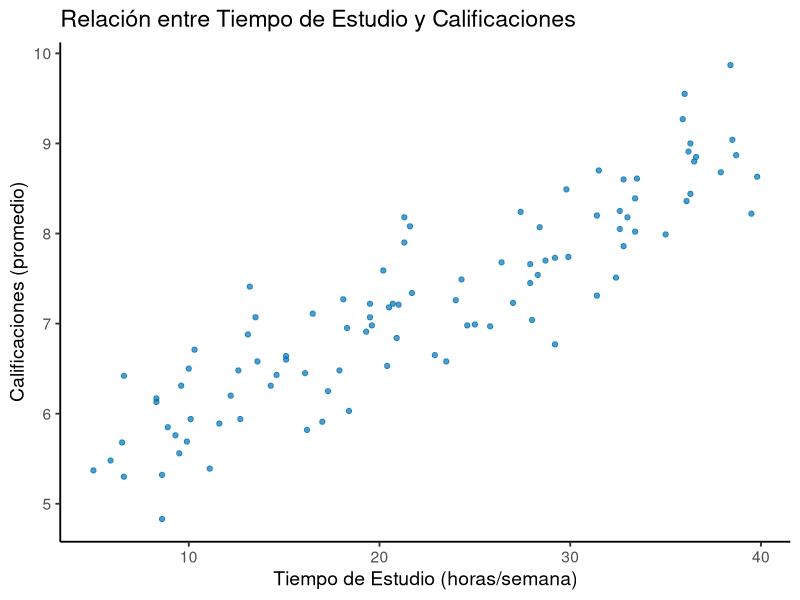
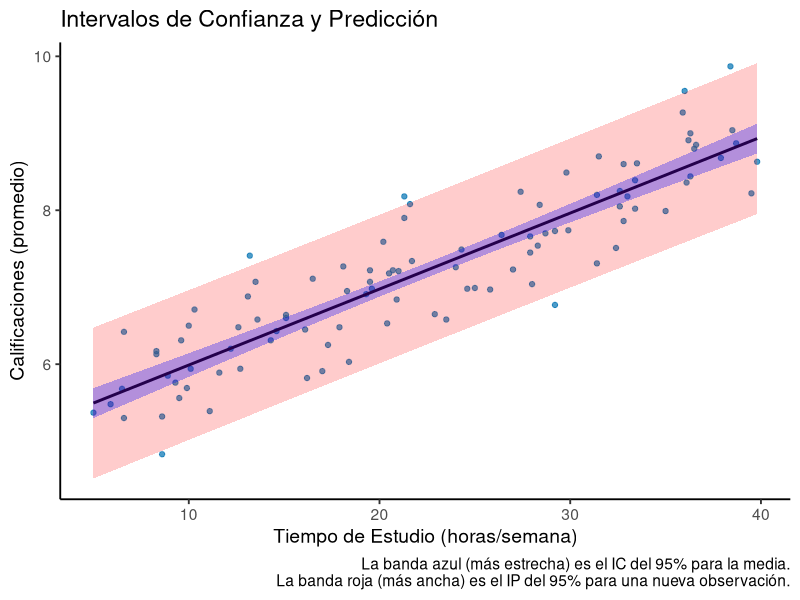
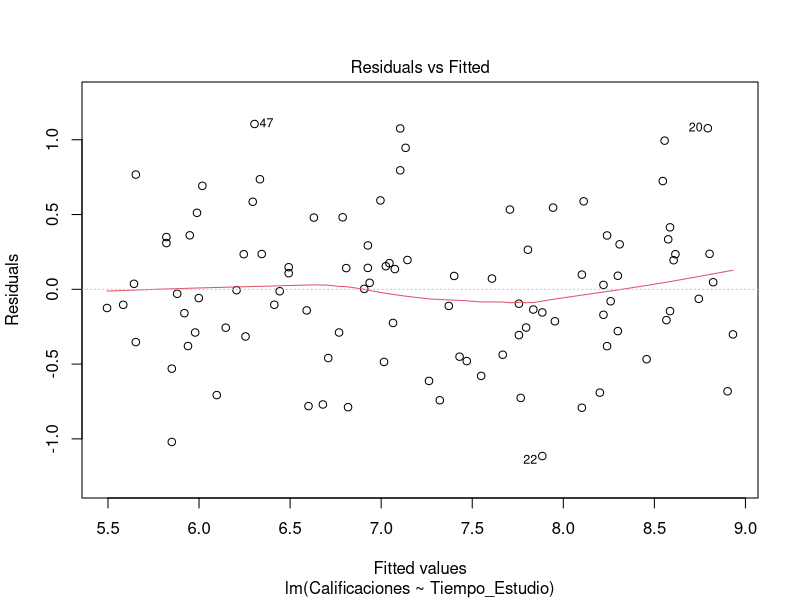
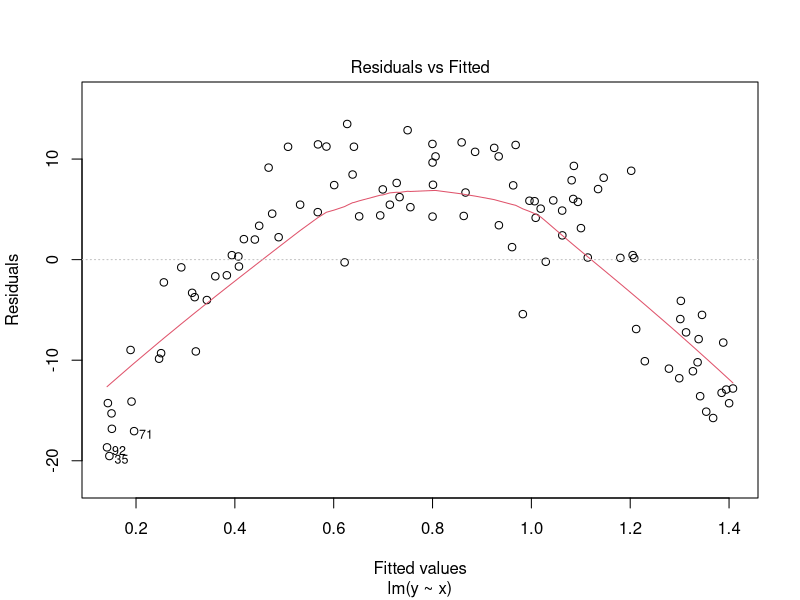
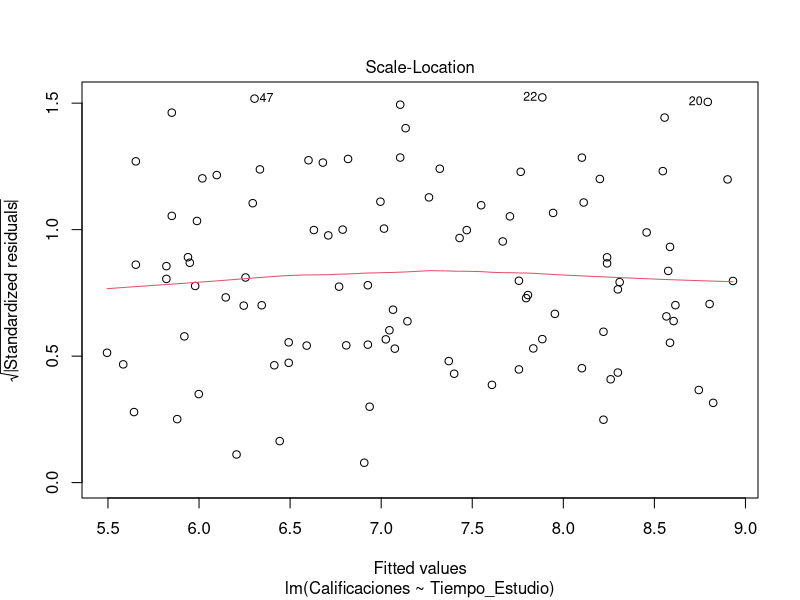
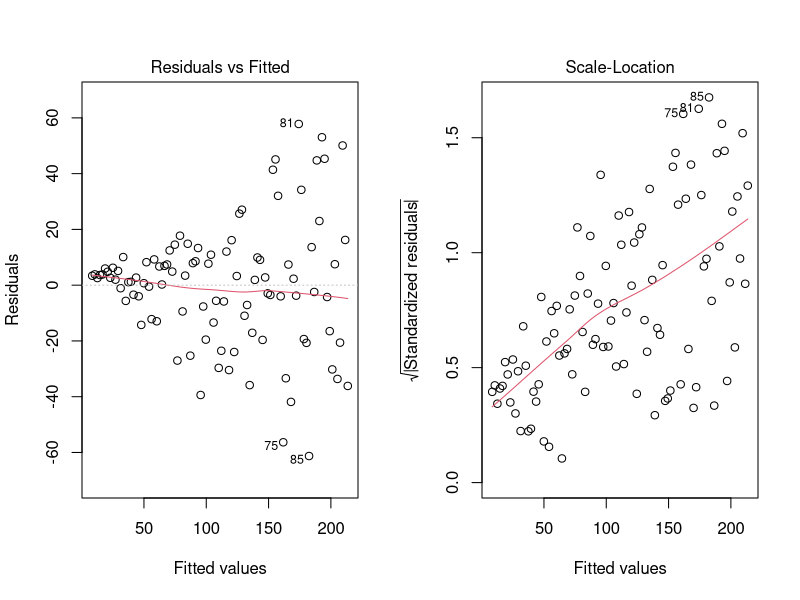
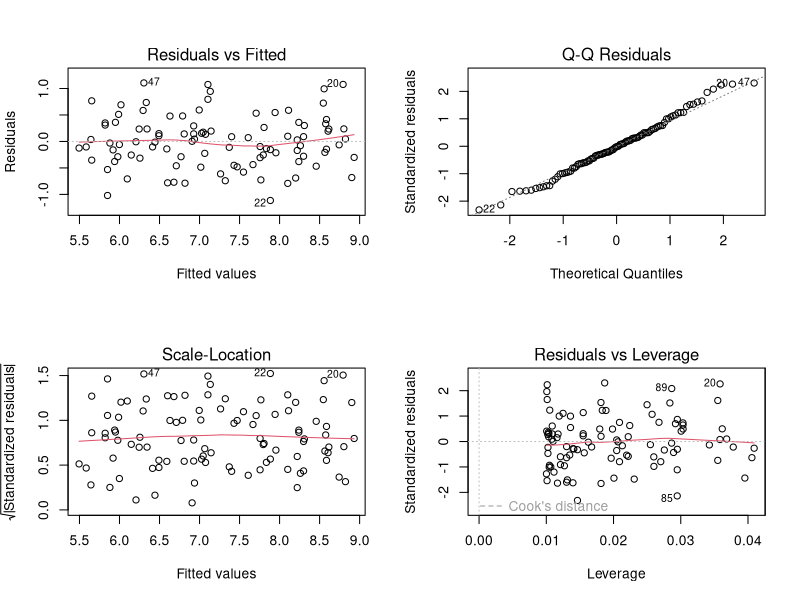

Reproduce these figures in R, in order.
## ---- chunk 1
#| label: fig-exploracion-inicial-full
#| fig-cap: "Relación entre tiempo de estudio y calificaciones."
#| echo: true

library(ggplot2)
set.seed(123) # Para reproducibilidad

# Simulación de datos
datos <- data.frame(
  Tiempo_Estudio = round(runif(100, min = 5, max = 40), 1)
)
datos$Calificaciones <- round(5 + 0.1 * datos$Tiempo_Estudio + rnorm(100, mean = 0, sd = 0.5), 2)

# Visualización
ggplot(datos, aes(x = Tiempo_Estudio, y = Calificaciones)) +
  geom_point(color = "#0072B2", alpha = 0.7) +
  labs(
    title = "Relación entre Tiempo de Estudio y Calificaciones",
    x = "Tiempo de Estudio (horas/semana)",
    y = "Calificaciones (promedio)"
  ) +
  theme_classic(base_size = 14)

# Cuantificación (los objetos se guardan para usarlos en el texto)
covarianza <- cov(datos$Tiempo_Estudio, datos$Calificaciones)
correlacion <- cor(datos$Tiempo_Estudio, datos$Calificaciones)
## ---- chunk 2
#| label: lm-summary-full
#| echo: true

# 1. Ajustamos el modelo lineal
modelo_estudio <- lm(Calificaciones ~ Tiempo_Estudio, data = datos)

# 2. Obtenemos el resumen completo del modelo
summary(modelo_estudio)
## ---- chunk 3
#| echo: true
summary(modelo_estudio)
## ---- chunk 4
#| label: fig-prediccion
#| fig-cap: "Comparación visual del intervalo de confianza (azul, más estrecho) y el intervalo de predicción (rojo, más ancho)."
#| echo: true

# 1. Crear una secuencia de nuevos valores de X para predecir
nuevos_datos <- data.frame(
  Tiempo_Estudio = seq(min(datos$Tiempo_Estudio), max(datos$Tiempo_Estudio), length.out = 100)
)

# 2. Calcular el intervalo de confianza para la RESPUESTA MEDIA
conf_interval <- predict(
  modelo_estudio, 
  newdata = nuevos_datos, 
  interval = "confidence", 
  level = 0.95
)

# 3. Calcular el intervalo de predicción para una OBSERVACIÓN INDIVIDUAL
pred_interval <- predict(
  modelo_estudio, 
  newdata = nuevos_datos, 
  interval = "prediction", 
  level = 0.95
)

# 4. Unir todo para graficar con ggplot2
plot_data <- cbind(nuevos_datos, as.data.frame(conf_interval), pred_pred = as.data.frame(pred_interval))
colnames(plot_data) <- c("Tiempo_Estudio", "fit_conf", "lwr_conf", "upr_conf", "fit_pred", "lwr_pred", "upr_pred")

# 5. Visualización
ggplot() +
  # Capa 1: Puntos originales del dataframe 'datos'
  geom_point(data = datos, aes(x = Tiempo_Estudio, y = Calificaciones), color = "#0072B2", alpha = 0.7) +
  
  # Capa 2: Línea de regresión del dataframe 'plot_data'
  geom_line(data = plot_data, aes(x = Tiempo_Estudio, y = fit_conf), color = "black", linewidth = 1) +
  
  # Capa 3: Banda de predicción (roja) del dataframe 'plot_data'
  geom_ribbon(data = plot_data, aes(x = Tiempo_Estudio, ymin = lwr_pred, ymax = upr_pred), fill = "red", alpha = 0.2) +
  
  # Capa 4: Banda de confianza (azul) del dataframe 'plot_data'
  geom_ribbon(data = plot_data, aes(x = Tiempo_Estudio, ymin = lwr_conf, ymax = upr_conf), fill = "blue", alpha = 0.3) +
  
  # Etiquetas y tema
  labs(
    title = "Intervalos de Confianza y Predicción",
    x = "Tiempo de Estudio (horas/semana)",
    y = "Calificaciones (promedio)",
    caption = "La banda azul (más estrecha) es el IC del 95% para la media.\nLa banda roja (más ancha) es el IP del 95% para una nueva observación."
  ) +
  theme_classic(base_size = 14)
## ---- chunk 5
#| echo: true
#| results: 'hide' # Oculta la salida de esta celda

dato_nuevo <- data.frame(Tiempo_Estudio = 25)

# Guardamos la predicción para la media en un objeto
pred_media <- predict(modelo_estudio, newdata = dato_nuevo, interval = "confidence")

# Guardamos la predicción para un individuo en un objeto
pred_indiv <- predict(modelo_estudio, newdata = dato_nuevo, interval = "prediction")
## ---- chunk 6
#| label: fig-linealidad-ok
#| fig-cap: "Gráfico de Residuos vs. Valores Ajustados para el modelo de estudio. No se observan patrones."

# Usamos which = 1 para seleccionar solo el primer gráfico de diagnóstico
plot(modelo_estudio, which = 1)
## ---- chunk 7
#| label: fig-linealidad-mal
#| fig-cap: "Patrón curvo evidente en los residuos, violando el supuesto de linealidad."

# 1. Simulación de datos no lineales
set.seed(42) # Nueva semilla para este ejemplo
x_no_lineal <- runif(100, 0, 10)
# La relación verdadera es cuadrática (y = 10 - (x-5)^2) más un error
y_no_lineal <- 10 - (x_no_lineal - 5)^2 + rnorm(100, 0, 4)
datos_no_lineal <- data.frame(x = x_no_lineal, y = y_no_lineal)

# 2. Ajuste de un modelo lineal (incorrecto)
modelo_no_lineal <- lm(y ~ x, data = datos_no_lineal)

# 3. Gráfico de Residuos vs. Valores Ajustados
plot(modelo_no_lineal, which = 1)
## ---- chunk 8
#| label: fig-homocedasticidad-ok
#| fig-cap: "Gráfico Scale-Location para el modelo de estudio. La línea de tendencia es casi plana."

# Usamos which = 3 para seleccionar el gráfico Scale-Location
plot(modelo_estudio, which = 3)

# Prueba de Breusch-Pagan
library(lmtest)
bptest(modelo_estudio)
## ---- chunk 9
#| label: fig-homocedasticidad-mal
#| fig-cap: "Diagnóstico de heteroscedasticidad. Izquierda: Gráfico de Residuos vs. Ajustados (patrón de embudo). Derecha: Gráfico Scale-Location (tendencia ascendente)."

# Esta línea le dice a R que prepare una rejilla de 1 fila y 2 columnas para los gráficos
par(mfrow = c(1, 2)) 

# 1. Simulación de datos (la misma que antes)
set.seed(101)
x_hetero <- 1:100
y_hetero <- 10 + 2 * x_hetero + rnorm(100, mean = 0, sd = 0.4 * x_hetero)
datos_hetero <- data.frame(x = x_hetero, y = y_hetero)
modelo_hetero <- lm(y ~ x, data = datos_hetero)

# 2. Gráficos de diagnóstico
# El primer plot irá a la izquierda
plot(modelo_hetero, which = 1) 

# El segundo plot irá a la derecha
plot(modelo_hetero, which = 3)

# 3. Prueba de Breusch-Pagan
# La prueba no genera un gráfico, por lo que no afecta al layout
library(lmtest)
test_values <- bptest(modelo_hetero)
## ---- chunk 10
#| label: fig-diagnostico-detallado
#| fig-cap: "Gráficos de diagnóstico estándar generados por R."
#| echo: true

# Gráficos de diagnóstico visual estándar
par(mfrow = c(2, 2))
plot(modelo_estudio)
par(mfrow = c(1, 1))

# Para las pruebas analíticas, usamos el paquete 'lmtest'
# Si no está instalado, ejecuta: install.packages("lmtest")
library(lmtest)

# 1. Prueba de Breusch-Pagan para homocedasticidad
bptest(modelo_estudio)

# 2. Prueba de Shapiro-Wilk para normalidad (sobre los residuos)
shapiro.test(residuals(modelo_estudio))

# 3. Prueba de Durbin-Watson para independencia
dwtest(modelo_estudio)
